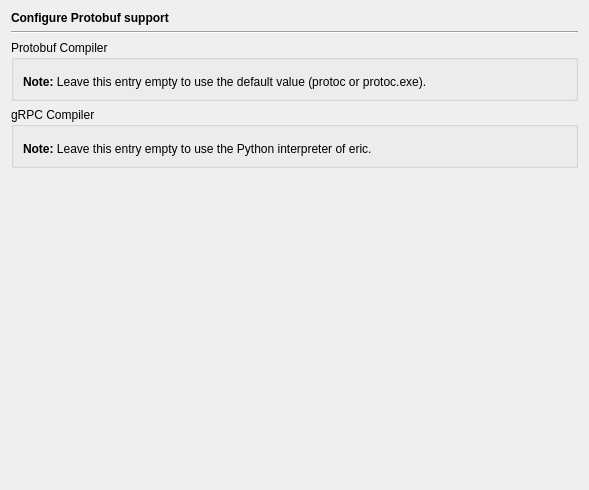
<?xml version="1.0" encoding="UTF-8"?>
<ui version="4.0">
 <class>ProtobufPage</class>
 <widget class="QWidget" name="ProtobufPage">
  <property name="geometry">
   <rect>
    <x>0</x>
    <y>0</y>
    <width>589</width>
    <height>490</height>
   </rect>
  </property>
  <layout class="QVBoxLayout" name="verticalLayout">
   <item>
    <widget class="QLabel" name="headerLabel">
     <property name="text">
      <string>&lt;b&gt;Configure Protobuf support&lt;/b&gt;</string>
     </property>
    </widget>
   </item>
   <item>
    <widget class="Line" name="line13">
     <property name="frameShape">
      <enum>QFrame::HLine</enum>
     </property>
     <property name="frameShadow">
      <enum>QFrame::Sunken</enum>
     </property>
     <property name="orientation">
      <enum>Qt::Horizontal</enum>
     </property>
    </widget>
   </item>
   <item>
    <widget class="QGroupBox" name="groupBox_2">
     <property name="title">
      <string>Protobuf Compiler</string>
     </property>
     <layout class="QVBoxLayout" name="verticalLayout_2">
      <item>
       <widget class="E5PathPicker" name="protocPicker" native="true">
        <property name="focusPolicy">
         <enum>Qt::StrongFocus</enum>
        </property>
        <property name="toolTip">
         <string>Enter the path to the protobuf compiler.</string>
        </property>
       </widget>
      </item>
      <item>
       <widget class="QLabel" name="textLabel1_5">
        <property name="text">
         <string>&lt;b&gt;Note:&lt;/b&gt; Leave this entry empty to use the default value (protoc or protoc.exe).</string>
        </property>
       </widget>
      </item>
     </layout>
    </widget>
   </item>
   <item>
    <widget class="QGroupBox" name="groupBox_3">
     <property name="title">
      <string>gRPC Compiler</string>
     </property>
     <layout class="QVBoxLayout" name="verticalLayout_3">
      <item>
       <widget class="E5PathPicker" name="grpcPythonPicker" native="true">
        <property name="focusPolicy">
         <enum>Qt::StrongFocus</enum>
        </property>
        <property name="toolTip">
         <string>Enter the path of the Python interpreter containing the gRPC compiler.</string>
        </property>
       </widget>
      </item>
      <item>
       <widget class="QLabel" name="textLabel1_6">
        <property name="text">
         <string>&lt;b&gt;Note:&lt;/b&gt; Leave this entry empty to use the Python interpreter of eric.</string>
        </property>
       </widget>
      </item>
     </layout>
    </widget>
   </item>
   <item>
    <spacer>
     <property name="orientation">
      <enum>Qt::Vertical</enum>
     </property>
     <property name="sizeHint" stdset="0">
      <size>
       <width>20</width>
       <height>81</height>
      </size>
     </property>
    </spacer>
   </item>
  </layout>
 </widget>
 <customwidgets>
  <customwidget>
   <class>E5PathPicker</class>
   <extends>QWidget</extends>
   <header>E5Gui/E5PathPicker.h</header>
   <container>1</container>
  </customwidget>
 </customwidgets>
 <resources/>
 <connections/>
</ui>
